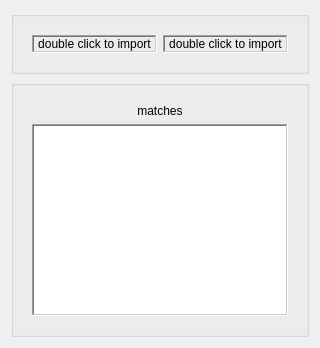
      <widget class="QWidget" name="tab_3">
       <attribute name="title">
        <string>SIFT</string>
       </attribute>
       <layout class="QVBoxLayout" name="verticalLayout_27">
        <item>
         <widget class="QGroupBox" name="groupBox_9">
          <property name="title">
           <string/>
          </property>
          <layout class="QGridLayout" name="gridLayout_26">
           <item row="1" column="0">
            <layout class="QVBoxLayout" name="verticalLayout_21">
             <property name="spacing">
              <number>0</number>
             </property>
             <item>
              <layout class="QVBoxLayout" name="verticalLayout_22">
               <item>
                <widget class="QGroupBox" name="groupBox_10">
                 <property name="minimumSize">
                  <size>
                   <width>250</width>
                   <height>0</height>
                  </size>
                 </property>
                 <property name="styleSheet">
                  <string notr="true">QGroupBox {
    border: none; /* or border: 0; */
}

QGroupBox::title {
    subcontrol-origin: margin;
    subcontrol-position: top left;
    padding: 0 5px; /* Optional padding for the title */
}

</string>
                 </property>
                 <property name="title">
                  <string/>
                 </property>
                 <layout class="QHBoxLayout" name="horizontalLayout_10">
                  <item>
                   <widget class="QLabel" name="SIFT_input_img1">
                    <property name="sizePolicy">
                     <sizepolicy hsizetype="Preferred" vsizetype="Preferred">
                      <horstretch>0</horstretch>
                      <verstretch>0</verstretch>
                     </sizepolicy>
                    </property>
                    <property name="minimumSize">
                     <size>
                      <width>0</width>
                      <height>0</height>
                     </size>
                    </property>
                    <property name="maximumSize">
                     <size>
                      <width>16777215</width>
                      <height>16777215</height>
                     </size>
                    </property>
                    <property name="frameShape">
                     <enum>QFrame::WinPanel</enum>
                    </property>
                    <property name="frameShadow">
                     <enum>QFrame::Sunken</enum>
                    </property>
                    <property name="text">
                     <string>double click to import</string>
                    </property>
                    <property name="scaledContents">
                     <bool>true</bool>
                    </property>
                    <property name="alignment">
                     <set>Qt::AlignCenter</set>
                    </property>
                   </widget>
                  </item>
                  <item>
                   <widget class="QLabel" name="SIFT_input_img2">
                    <property name="frameShape">
                     <enum>QFrame::WinPanel</enum>
                    </property>
                    <property name="frameShadow">
                     <enum>QFrame::Sunken</enum>
                    </property>
                    <property name="text">
                     <string>double click to import</string>
                    </property>
                    <property name="alignment">
                     <set>Qt::AlignCenter</set>
                    </property>
                   </widget>
                  </item>
                 </layout>
                </widget>
               </item>
              </layout>
             </item>
            </layout>
           </item>
          </layout>
         </widget>
        </item>
        <item>
         <widget class="QGroupBox" name="groupBox_11">
          <property name="title">
           <string/>
          </property>
          <layout class="QGridLayout" name="gridLayout_27">
           <item row="1" column="0">
            <layout class="QVBoxLayout" name="verticalLayout_24">
             <property name="spacing">
              <number>0</number>
             </property>
             <item>
              <layout class="QVBoxLayout" name="verticalLayout_25">
               <item>
                <widget class="QGroupBox" name="groupBox_12">
                 <property name="minimumSize">
                  <size>
                   <width>250</width>
                   <height>0</height>
                  </size>
                 </property>
                 <property name="styleSheet">
                  <string notr="true">QGroupBox {
    border: none; /* or border: 0; */
}

QGroupBox::title {
    subcontrol-origin: margin;
    subcontrol-position: top left;
    padding: 0 5px; /* Optional padding for the title */
}

</string>
                 </property>
                 <property name="title">
                  <string/>
                 </property>
                 <layout class="QVBoxLayout" name="verticalLayout_26">
                  <item>
                   <widget class="QLabel" name="label_13">
                    <property name="maximumSize">
                     <size>
                      <width>16777215</width>
                      <height>20</height>
                     </size>
                    </property>
                    <property name="text">
                     <string>matches</string>
                    </property>
                    <property name="alignment">
                     <set>Qt::AlignCenter</set>
                    </property>
                   </widget>
                  </item>
                  <item>
                   <widget class="QGraphicsView" name="SIFT_output_img1_GV">
                    <property name="sizePolicy">
                     <sizepolicy hsizetype="Preferred" vsizetype="Preferred">
                      <horstretch>0</horstretch>
                      <verstretch>0</verstretch>
                     </sizepolicy>
                    </property>
                    <property name="frameShape">
                     <enum>QFrame::WinPanel</enum>
                    </property>
                    <property name="frameShadow">
                     <enum>QFrame::Sunken</enum>
                    </property>
                   </widget>
                  </item>
                 </layout>
                </widget>
               </item>
              </layout>
             </item>
            </layout>
           </item>
          </layout>
         </widget>
        </item>
       </layout>
      </widget>
